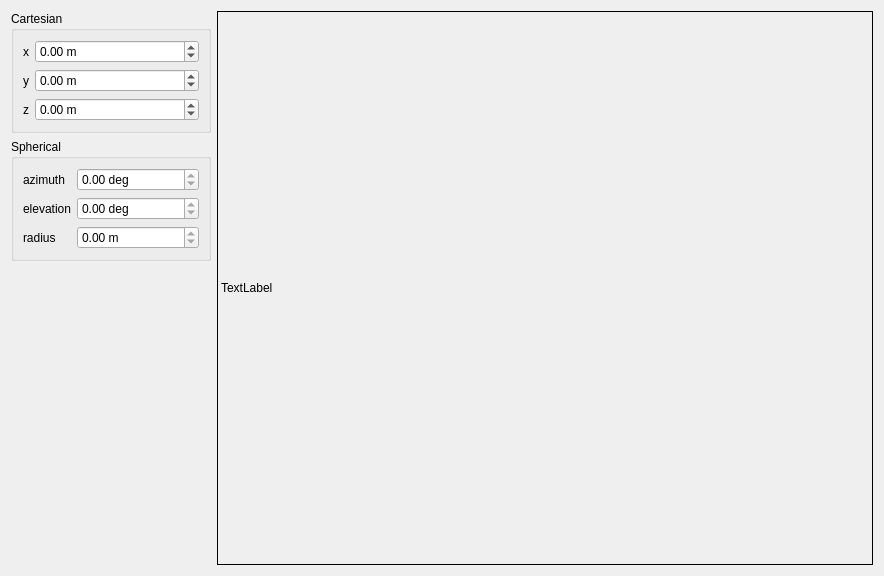
<?xml version="1.0" encoding="UTF-8"?>
<ui version="4.0">
 <class>SpacerTest</class>
 <widget class="QWidget" name="SpacerTest">
  <property name="geometry">
   <rect>
    <x>0</x>
    <y>0</y>
    <width>884</width>
    <height>576</height>
   </rect>
  </property>
  <property name="windowTitle">
   <string>Form</string>
  </property>
  <layout class="QGridLayout" name="gridLayout_3">
   <item row="0" column="0">
    <widget class="QGroupBox" name="cartGroup">
     <property name="maximumSize">
      <size>
       <width>200</width>
       <height>16777215</height>
      </size>
     </property>
     <property name="title">
      <string>Cartesian</string>
     </property>
     <layout class="QGridLayout" name="gridLayout">
      <item row="0" column="0">
       <widget class="QLabel" name="xInfo">
        <property name="text">
         <string>x</string>
        </property>
       </widget>
      </item>
      <item row="1" column="0">
       <widget class="QLabel" name="yInfo">
        <property name="text">
         <string>y</string>
        </property>
       </widget>
      </item>
      <item row="2" column="0">
       <widget class="QLabel" name="zInfo">
        <property name="text">
         <string>z</string>
        </property>
       </widget>
      </item>
      <item row="0" column="1">
       <widget class="QDoubleSpinBox" name="xSpin">
        <property name="sizePolicy">
         <sizepolicy hsizetype="MinimumExpanding" vsizetype="Fixed">
          <horstretch>0</horstretch>
          <verstretch>0</verstretch>
         </sizepolicy>
        </property>
        <property name="suffix">
         <string> m</string>
        </property>
        <property name="minimum">
         <double>-10.000000000000000</double>
        </property>
        <property name="maximum">
         <double>10.000000000000000</double>
        </property>
       </widget>
      </item>
      <item row="1" column="1">
       <widget class="QDoubleSpinBox" name="ySpin">
        <property name="suffix">
         <string> m</string>
        </property>
        <property name="minimum">
         <double>-10.000000000000000</double>
        </property>
        <property name="maximum">
         <double>10.000000000000000</double>
        </property>
       </widget>
      </item>
      <item row="2" column="1">
       <widget class="QDoubleSpinBox" name="zSpin">
        <property name="suffix">
         <string> m</string>
        </property>
        <property name="minimum">
         <double>-10.000000000000000</double>
        </property>
        <property name="maximum">
         <double>10.000000000000000</double>
        </property>
       </widget>
      </item>
     </layout>
    </widget>
   </item>
   <item row="1" column="0">
    <widget class="QGroupBox" name="sphericalGroup">
     <property name="maximumSize">
      <size>
       <width>200</width>
       <height>16777215</height>
      </size>
     </property>
     <property name="title">
      <string>Spherical</string>
     </property>
     <layout class="QGridLayout" name="gridLayout_2">
      <item row="0" column="0">
       <widget class="QLabel" name="azInfo">
        <property name="text">
         <string>azimuth</string>
        </property>
       </widget>
      </item>
      <item row="1" column="0">
       <widget class="QLabel" name="elInfo">
        <property name="text">
         <string>elevation</string>
        </property>
       </widget>
      </item>
      <item row="2" column="0">
       <widget class="QLabel" name="radiusInfo">
        <property name="text">
         <string>radius</string>
        </property>
       </widget>
      </item>
      <item row="0" column="1">
       <widget class="QDoubleSpinBox" name="azSpin">
        <property name="sizePolicy">
         <sizepolicy hsizetype="MinimumExpanding" vsizetype="Fixed">
          <horstretch>0</horstretch>
          <verstretch>0</verstretch>
         </sizepolicy>
        </property>
        <property name="readOnly">
         <bool>true</bool>
        </property>
        <property name="suffix">
         <string> deg</string>
        </property>
        <property name="maximum">
         <double>360.000000000000000</double>
        </property>
       </widget>
      </item>
      <item row="1" column="1">
       <widget class="QDoubleSpinBox" name="elSpin">
        <property name="readOnly">
         <bool>true</bool>
        </property>
        <property name="suffix">
         <string> deg</string>
        </property>
        <property name="maximum">
         <double>180.000000000000000</double>
        </property>
       </widget>
      </item>
      <item row="2" column="1">
       <widget class="QDoubleSpinBox" name="radSpin">
        <property name="readOnly">
         <bool>true</bool>
        </property>
        <property name="suffix">
         <string> m</string>
        </property>
       </widget>
      </item>
     </layout>
    </widget>
   </item>
   <item row="2" column="0">
    <spacer name="verticalSpacer">
     <property name="orientation">
      <enum>Qt::Orientation::Vertical</enum>
     </property>
     <property name="sizeHint" stdset="0">
      <size>
       <width>20</width>
       <height>282</height>
      </size>
     </property>
    </spacer>
   </item>
   <item row="0" column="1" rowspan="3">
    <widget class="QLabel" name="graphLabel">
     <property name="frameShape">
      <enum>QFrame::Shape::Box</enum>
     </property>
     <property name="text">
      <string>TextLabel</string>
     </property>
    </widget>
   </item>
  </layout>
 </widget>
 <resources/>
 <connections/>
</ui>
